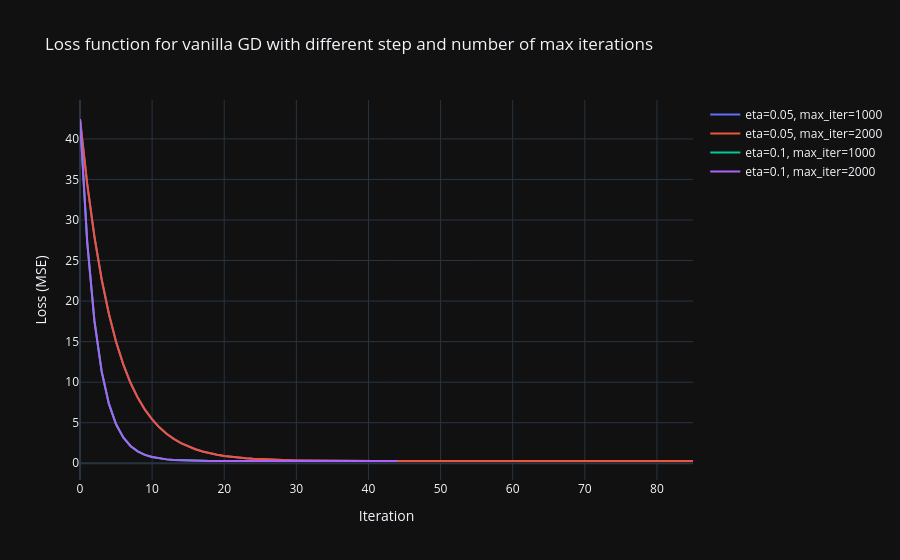

Notebook code for this chart:
### Code cell
import plotly.graph_objects as go

fig = go.Figure()
for i, (eta_i, max_iter_i) in enumerate(product(eta_list, max_iter_list)):
    fig.add_trace(go.Scatter(
        y=loss_list[i], mode="lines", name=f"eta={eta_i}, max_iter={int(max_iter_i)}"
    ))
fig.update_layout(title="Loss function for vanilla GD with different step and number of max iterations", xaxis_title="Iteration", yaxis_title="Loss (MSE)")
fig.show()
